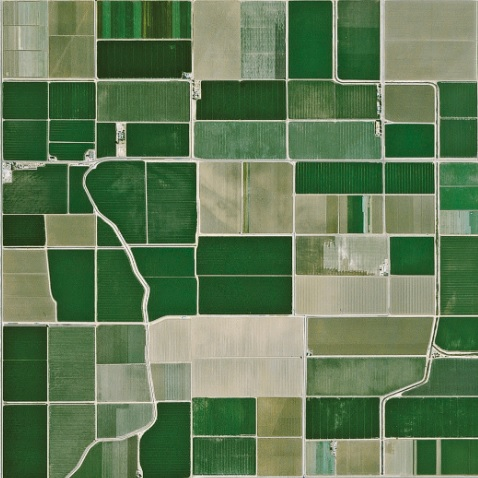
#> input picture Images/test3.jpg, 478 x 478 px
$ jupyter execute CodeFinal.ipynb   (older library calls are emulated)
#> lines starting #> are read from the running program, lines starting #| are printed output that depends on the picture; after the words box and inside, x2 and y2 are one past the last pixel; in counts of white or black regions, pixels touching at a corner belong together
[cell 1]
import numpy as np
import cv2
import matplotlib
import matplotlib.pyplot as plt
from skimage import io

[cell 2]
img = io.imread('Images/test3.jpg')
#> img is the input picture: shape (478, 478, 3); mean R, G, B 97.1, 122.2, 86.4

[cell 3]
plt.title("Image Original")
plt.imshow(img)
plt.show()

[cell 4]
# Application d'un Filtre Gaussian pour diminuer le bruit

blur = cv2.bilateralFilter(img,9,75,75)

[cell 5]
plt.title('La réduction du bruit')
plt.imshow(blur)
plt.show()

[cell 6]
# La ségmentation avec SVM

from sklearn.svm import SVC

[cell 7]
classes = {'Blé dur mature': 0, 'Blé en cours de croissance': 1 ,'Terre séche': 2 }

[cell 8]
rows, cols, bands = img.shape
#> rows = 478; cols = 478; bands = 3
n_classes = len(classes)
## rouge - vert - bleu
palette = np.uint8([[255, 0, 0], [0, 255, 0], [0, 0, 255]])

[cell 9]
X = blur.reshape(rows*cols, bands)

[cell 10]
svm_seg = n_classes*np.ones(shape=(rows, cols), dtype=np.int)

[cell 11]
svm_seg[0:20, 450:470] = classes['Blé dur mature']
svm_seg[280:300, 250:270] = classes['Blé en cours de croissance']
svm_seg[350:370, 250:270] = classes['Terre séche']

[cell 12]
y = svm_seg.ravel()
train = np.flatnonzero(svm_seg < n_classes)
test = np.flatnonzero(svm_seg == n_classes)

[cell 13]
classifier = SVC(gamma='scale' , C=0.00000001)
classifier.fit(X[train], y[train])
y[test] = classifier.predict(X[test])
svm_seg = y.reshape(rows, cols)

[cell 14]
plt.title("Ségmentation avec SVM")
plt.imshow(palette[svm_seg])
plt.show()
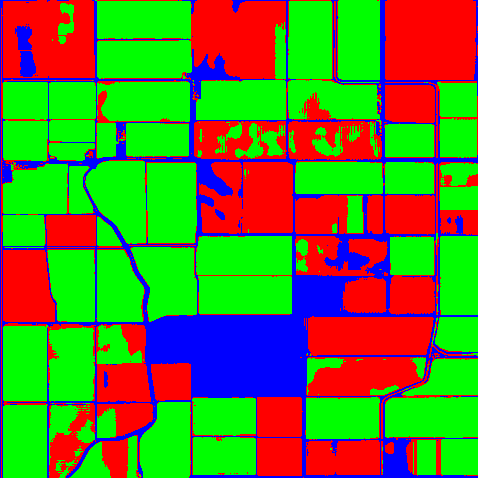
#> shown: shape (478, 478, 3); mean R, G, B 86.6, 129.6, 38.8

[cell 15]
# la détéction des contours avec Canny

canny = cv2.Canny(blur, 100, 200)
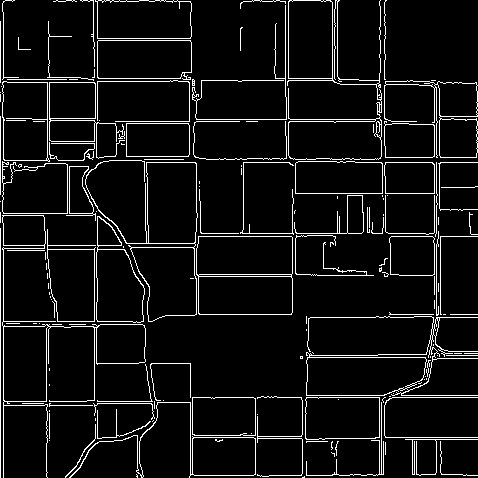
#> canny: shape (478, 478); 6.8% white in thin lines or dots

[cell 16]
plt.title('Filtre de Canny')
plt.imshow(canny,cmap='gray')
plt.show()

[cell 17]
# La Dilatation

kernel = np.ones((5,5),np.uint8)
dilatation = cv2.dilate(canny,kernel,iterations = 1)
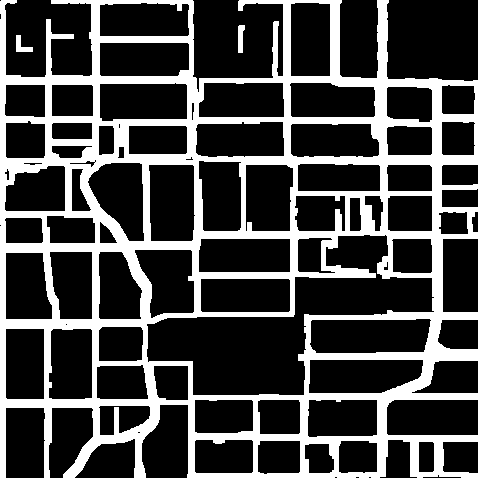
#> dilatation: shape (478, 478); 26.9% white; 3 white regions

[cell 18]
plt.title('La dilatation')
plt.imshow(dilatation,cmap='gray')
plt.show()

[cell 19]
# Tracage des contours dans l'image original

contours, hierarchy = cv2.findContours(canny,cv2.RETR_TREE,cv2.CHAIN_APPROX_NONE)
#> contours = 219 contours, 160 with area under 20; largest, box (x1, y1, x2, y2) and area: (85, 160, 198, 322) 7671, (196, 236, 293, 315) 7384, (287, 0, 382, 160) 6988, (2, 215, 146, 478) 6376, (306, 316, 478, 396) 4877
cv2.drawContours(img, contours, -1, [0,0,0], 3)
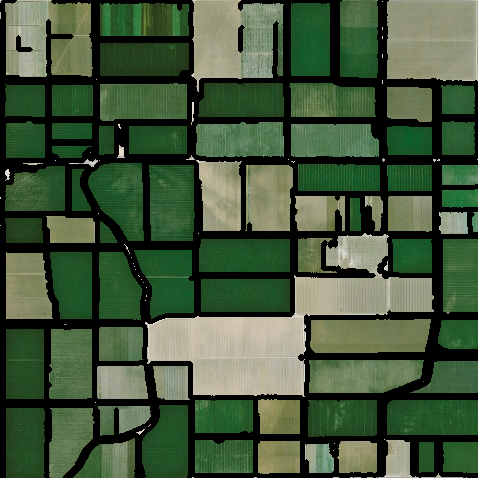
#> img: shape (478, 478, 3); mean R, G, B 66, 86.7, 58.6
plt.title("Image Original avec les contours")
plt.imshow(img)
plt.show()

[cell 20]
# Le Résultat Final

image = palette[svm_seg]
cv2.drawContours(image, contours, -1, [0,0,0], 3)
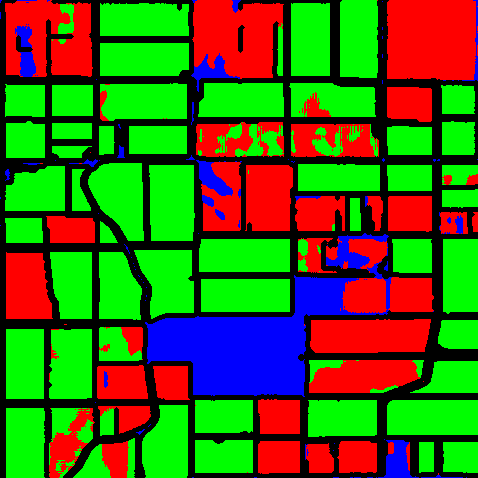
#> image: shape (478, 478, 3); mean of channels 0, 1, 2 64.6, 105, 19.5; drawn as R, G, B

# L'ajout du légende pour identifier les types de culture

colors = ["red", "green", "blue"]
f = lambda m,c: plt.plot([],[],marker=m, color=c, ls="none")[0]
handles = [f("s", colors[i]) for i in range(3)]
labels = classes.keys()
legend = plt.legend(handles, labels, loc='center left', fontsize='x-large', framealpha=1, bbox_to_anchor=(1, 0, 0.5, 1))
fig  = legend.figure
fig.canvas.draw()
bbox  = legend.get_window_extent().transformed(fig.dpi_scale_trans.inverted())

plt.title("Le résultat final")
plt.imshow(image)
plt.show()
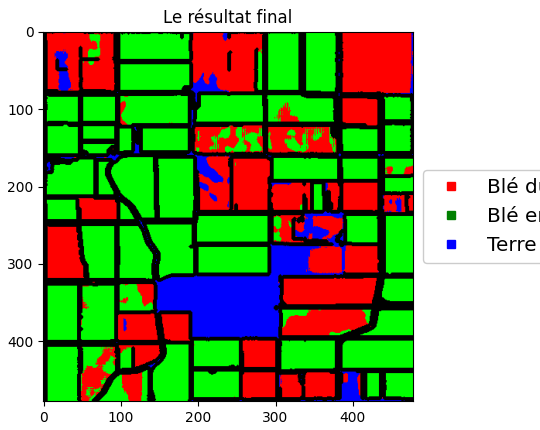
#> figure drawn by matplotlib, 1 panel
